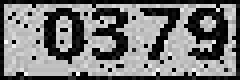
#> input picture img/037.jpg, 60 x 20 px (shown 4 times larger)
$ python img.py   (Python 2 division)
#> lines starting #> are read from the running program, lines starting #| are printed output that depends on the picture
#> further down, img is the input picture: PIL image 60x20 RGB; min 0, max 255, mean 118.8
#| JPEG (60, 20) RGB
#!/usr/bin/python
from PIL import Image
from PIL import ImageFilter,ImageEnhance
def inDouble(img):
	w,h = img.size
#> w = 60; h = 20
	return img.resize((2*w, 2*h))
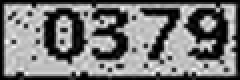
#> returned value: PIL image 120x40 RGB (shown 2 times larger); min 0, max 253, mean 120.3

def filterDemo(img):

	print img.format,img.size,img.mode
	img = inDouble(img)
	imgfilted = img.filter(ImageFilter.MedianFilter())
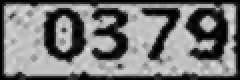
#> imgfilted: PIL image 120x40 RGB (shown 2 times larger); min 0, max 223, mean 120.6
	#imgfilted.show()
	imgfilted.save("037duang.jpg")
	jiequ(img)
def jiequ(img):
	box=(10,3,117,37)
	region=img.crop(box)
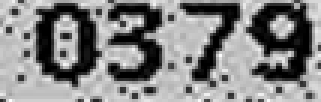
#> region: PIL image 107x34 RGB (shown 3 times larger); min 0, max 253, mean 131.3
	region.save("037jiequ.jpg")
	region.show()
if __name__ == "__main__":
	img = Image.open("037.jpg")
	filterDemo(img)
